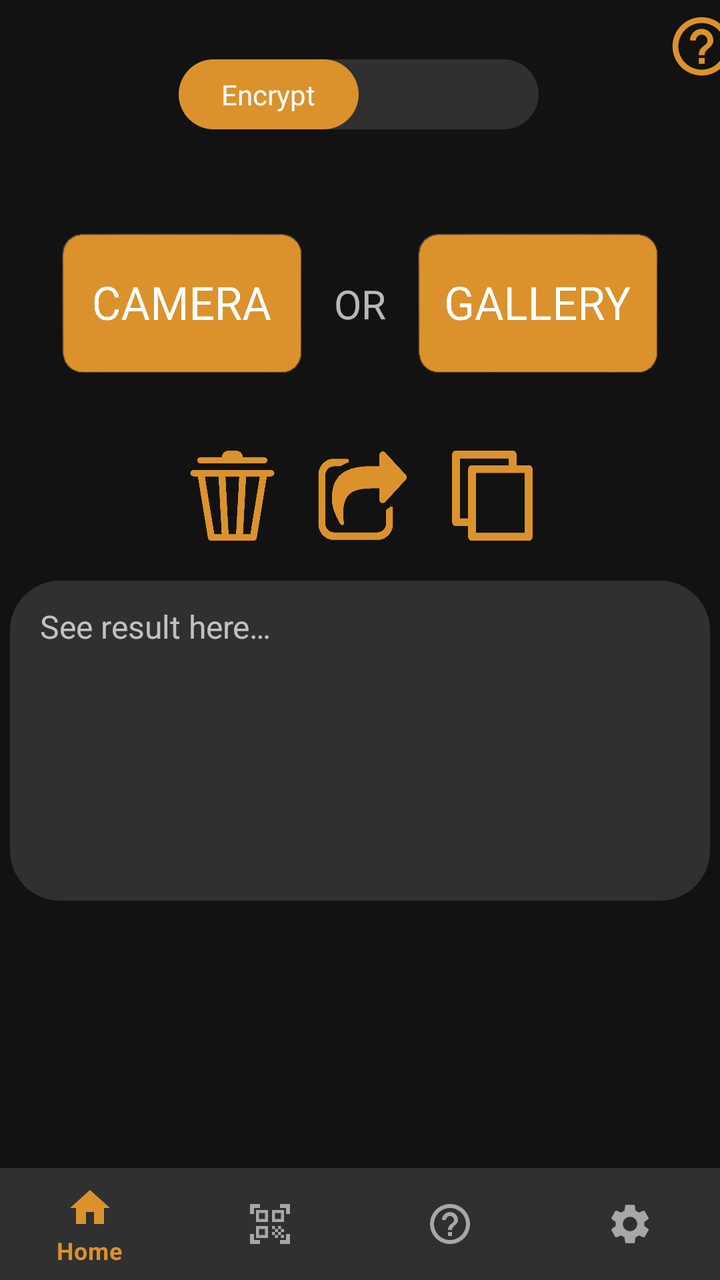
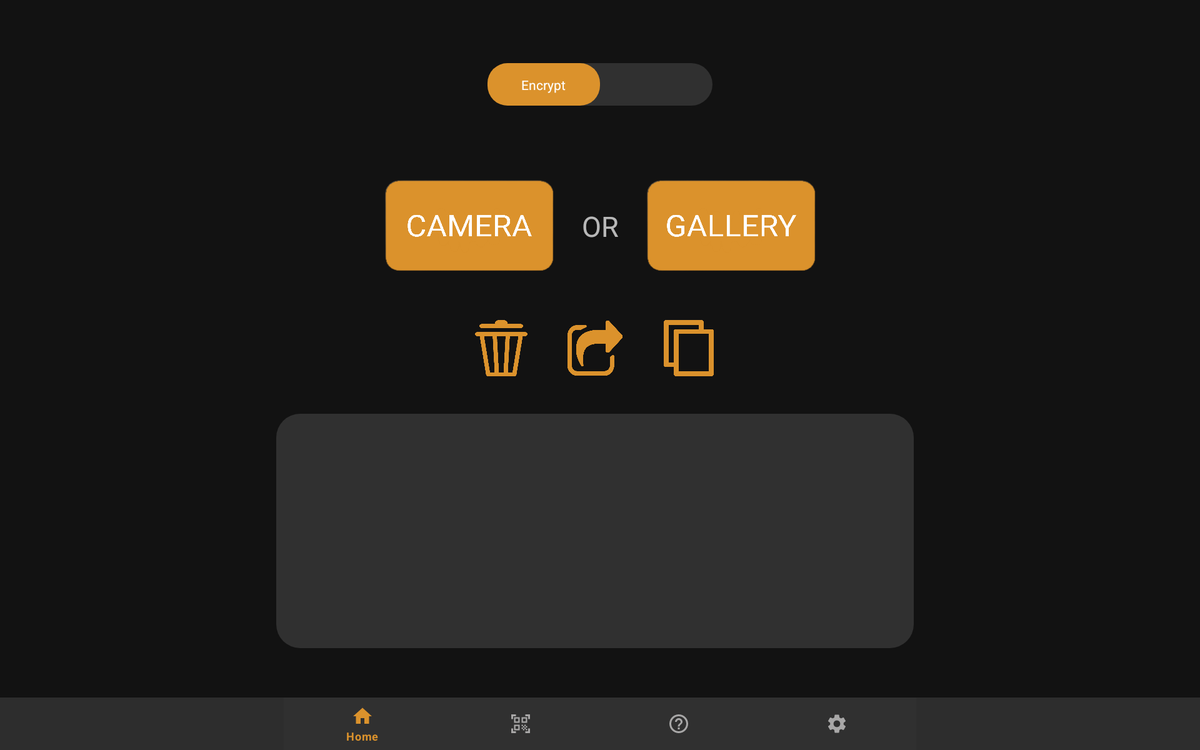

An Android layout and its configuration variant, each rendered on a device that would load it. The default file and the variant file are quoted in full after the pictures.
<!-- AndroidManifest.xml: application theme Orange_Theme -->
<!-- res/layout/activity_qractivity_decrypt.xml -->
<?xml version="1.0" encoding="utf-8"?>
<RelativeLayout xmlns:android="http://schemas.android.com/apk/res/android"
    xmlns:app="http://schemas.android.com/apk/res-auto"
    xmlns:tools="http://schemas.android.com/tools"
    android:layout_width="match_parent"
    android:layout_height="match_parent"
    tools:context=".QR_Activity_Encrypt">
    <androidx.constraintlayout.widget.ConstraintLayout
        android:layout_width="match_parent"
        android:layout_height="match_parent">


        <androidx.appcompat.widget.SwitchCompat
            android:id="@+id/switch_decrypt"
            android:layout_width="180dp"
            android:layout_height="35dp"
            android:textOff="@string/switch_1"
            android:textOn="@string/switch_2"
            android:thumb="@drawable/thumb_1_orange"
            app:layout_constraintBottom_toBottomOf="parent"
            app:layout_constraintEnd_toEndOf="parent"
            app:layout_constraintHorizontal_bias="0.497"
            app:layout_constraintStart_toStartOf="parent"
            app:layout_constraintTop_toTopOf="parent"
            app:layout_constraintVertical_bias="0.049"
            app:showText="true"
            app:track="@drawable/switch_track" />


        <ImageView
            android:id="@+id/help_btn"
            android:layout_width="35dp"
            android:layout_height="35dp"
            android:layout_marginStart="64dp"
            android:layout_marginBottom="24dp"
            android:background="@drawable/help_menu_icon"
            android:onClick="openPopUpWindow"
            app:layout_constraintBottom_toBottomOf="@+id/switch_decrypt"
            app:layout_constraintStart_toEndOf="@+id/switch_decrypt" />

        <ImageView
            android:id="@+id/camera_btn"
            android:layout_width="120dp"
            android:layout_height="70dp"
            android:layout_marginTop="52dp"
            android:layout_marginEnd="16dp"
            android:background="@drawable/camera_btn_orange"
            app:layout_constraintEnd_toStartOf="@+id/textView"
            app:layout_constraintTop_toBottomOf="@+id/switch_decrypt" />

        <ImageView
            android:id="@+id/delete_btn"
            android:layout_width="45dp"
            android:layout_height="45dp"
            android:layout_marginEnd="20dp"
            android:background="@drawable/delete_btn_orange"
            app:layout_constraintEnd_toStartOf="@+id/share_btn"
            app:layout_constraintTop_toTopOf="@+id/share_btn" />

        <ImageView
            android:id="@+id/share_btn"
            android:layout_width="45dp"
            android:layout_height="45dp"
            android:layout_marginStart="18dp"
            android:layout_marginTop="60dp"
            android:background="@drawable/share_btn_orange"
            app:layout_constraintEnd_toEndOf="parent"
            app:layout_constraintHorizontal_bias="0.474"
            app:layout_constraintStart_toStartOf="parent"
            app:layout_constraintTop_toBottomOf="@+id/textView" />

        <ImageView
            android:id="@+id/copy_btn"
            android:layout_width="45dp"
            android:layout_height="45dp"
            android:layout_marginStart="20dp"
            android:background="@drawable/copy_orange"
            app:layout_constraintStart_toEndOf="@+id/share_btn"
            app:layout_constraintTop_toTopOf="@+id/share_btn" />

        <ImageView
            android:id="@+id/gallery_btn"
            android:layout_width="120dp"
            android:layout_height="70dp"
            android:layout_marginStart="16dp"
            android:layout_marginTop="52dp"
            android:background="@drawable/gallery_btn_orange"
            app:layout_constraintStart_toEndOf="@+id/textView"
            app:layout_constraintTop_toBottomOf="@+id/switch_decrypt" />

        <TextView
            android:id="@+id/result_textview"
            android:layout_width="350dp"
            android:layout_height="160dp"
            android:layout_marginTop="20dp"
            android:background="@drawable/input_text_xml"
            android:hint="@string/see_here"
            android:paddingStart="15dp"
            android:paddingTop="12dp"
            android:paddingEnd="15dp"
            android:paddingBottom="10dp"
            android:scrollbars="vertical"
            android:textColor="@color/white"
            android:textSize="16sp"
            app:layout_constraintEnd_toEndOf="parent"
            app:layout_constraintHorizontal_bias="0.491"
            app:layout_constraintStart_toStartOf="parent"
            app:layout_constraintTop_toBottomOf="@+id/share_btn" />

        <TextView
            android:id="@+id/textView"
            android:layout_width="wrap_content"
            android:layout_height="wrap_content"
            android:text="OR"
            android:textSize="20sp"
            app:layout_constraintBottom_toBottomOf="@+id/camera_btn"
            app:layout_constraintEnd_toEndOf="parent"
            app:layout_constraintStart_toStartOf="parent"
            app:layout_constraintTop_toTopOf="@+id/camera_btn" />


    </androidx.constraintlayout.widget.ConstraintLayout>
    <com.google.android.material.bottomnavigation.BottomNavigationView
        android:layout_width="match_parent"
        android:layout_height="wrap_content"
        android:id="@+id/bottom_navigation"
        app:itemBackground="@color/primary_gray_dark"
        app:itemTextColor="@drawable/menu_orange"
        app:itemIconTint="@drawable/menu_orange"
        app:menu="@menu/menu"
        android:layout_alignParentBottom="true"
        />
</RelativeLayout>
<!-- resources referenced by this layout -->
<resources>
  <color name="primary_gray_dark">#303030</color>
  <color name="white">#FFFFFFFF</color>
  <!-- drawable camera_btn_orange (drawable) -->
  <?xml version="1.0" encoding="utf-8"?>
  <selector xmlns:android="http://schemas.android.com/apk/res/android">
      <item android:drawable="@drawable/camera_orange_pressed"
          android:state_pressed="true"/>
  
      <item android:drawable="@drawable/camera_orange"/>
  </selector>
  <!-- drawable delete_btn_orange (drawable) -->
  <?xml version="1.0" encoding="utf-8"?>
  <selector xmlns:android="http://schemas.android.com/apk/res/android">
      <item android:drawable="@drawable/delete_orange_pressed"
          android:state_pressed="true"/>
  
      <item android:drawable="@drawable/delete_orange"/>
  </selector>
  <!-- drawable gallery_btn_orange (drawable) -->
  <?xml version="1.0" encoding="utf-8"?>
  <selector xmlns:android="http://schemas.android.com/apk/res/android">
      <item android:drawable="@drawable/gallery_orange_pressed"
          android:state_pressed="true"/>
  
      <item android:drawable="@drawable/gallery_orange"/>
  </selector>
  <!-- drawable help_menu_icon (drawable) -->
  <vector android:autoMirrored="true" android:height="24dp"
      android:tint="#DB922C" android:viewportHeight="24"
      android:viewportWidth="24" android:width="24dp" xmlns:android="http://schemas.android.com/apk/res/android">
      <path android:fillColor="@android:color/white" android:pathData="M11,18h2v-2h-2v2zM12,2C6.48,2 2,6.48 2,12s4.48,10 10,10 10,-4.48 10,-10S17.52,2 12,2zM12,20c-4.41,0 -8,-3.59 -8,-8s3.59,-8 8,-8 8,3.59 8,8 -3.59,8 -8,8zM12,6c-2.21,0 -4,1.79 -4,4h2c0,-1.1 0.9,-2 2,-2s2,0.9 2,2c0,2 -3,1.75 -3,5h2c0,-2.25 3,-2.5 3,-5 0,-2.21 -1.79,-4 -4,-4z"/>
  </vector>
  <!-- drawable input_text_xml (drawable-v24) -->
  <?xml version="1.0" encoding="utf-8"?>
  <shape xmlns:android="http://schemas.android.com/apk/res/android" android:shape="rectangle">
  
      <solid android:color="@color/primary_gray_dark"/>
      <corners android:radius="25dp"/>
  
  </shape>
  <!-- drawable menu_orange (drawable) -->
  <?xml version="1.0" encoding="utf-8"?>
  <selector xmlns:android="http://schemas.android.com/apk/res/android">
  
      <item
          android:state_checked="true"
          android:color="@color/primary_orange"/>
  
      <item
          android:state_pressed="false"
          android:color="@color/primary_gray_light"/>
  
  </selector>
  <!-- drawable share_btn_orange (drawable) -->
  <?xml version="1.0" encoding="utf-8"?>
  <selector xmlns:android="http://schemas.android.com/apk/res/android">
      <item android:drawable="@drawable/share_orange_pressed"
          android:state_pressed="true"/>
  
      <item android:drawable="@drawable/share_orange"/>
  </selector>
  <!-- drawable switch_track (drawable-sw720dp) -->
  <?xml version="1.0" encoding="utf-8"?>
  <shape xmlns:android="http://schemas.android.com/apk/res/android" android:shape="rectangle">
  
      <solid android:color="@color/primary_gray_dark"/>
      <size android:height="45dp"/>
      <corners android:radius="45dp" />
  
  </shape>
  <string name="see_here">See result here…</string>
  <string name="switch_1">Encrypt</string>
  <string name="switch_2">Decrypt</string>
  <color name="primary_orange">     #db922c</color>
  <color name="primary_gray_light">#a8a7a7</color>
  <color name="primary_orange_dark">#ad5803</color>
  <color name="black">#FF000000</color>
  <color name="primary_black">#0d0d0d</color>
</resources>
<!-- res/layout-sw720dp/activity_qractivity_decrypt.xml (the repository's variant of the layout above) -->
<!-- drawn on a large tablet held sideways -->
<?xml version="1.0" encoding="utf-8"?>
<RelativeLayout xmlns:android="http://schemas.android.com/apk/res/android"
    xmlns:app="http://schemas.android.com/apk/res-auto"
    xmlns:tools="http://schemas.android.com/tools"
    android:layout_width="match_parent"
    android:layout_height="match_parent"
    tools:context=".QRActivity">
    <androidx.constraintlayout.widget.ConstraintLayout
        android:layout_width="match_parent"
        android:layout_height="match_parent">


        <androidx.appcompat.widget.SwitchCompat
            android:id="@+id/switch_decrypt"
            android:layout_width="240dp"
            android:layout_height="60dp"
            android:layout_marginTop="60dp"
            android:textOff="@string/switch_1"
            android:textOn="@string/switch_2"
            android:thumb="@drawable/thumb_1_orange"
            app:layout_constraintEnd_toEndOf="parent"
            app:layout_constraintStart_toStartOf="parent"
            app:layout_constraintTop_toTopOf="parent"
            app:showText="true"
            app:track="@drawable/switch_track" />


        <ImageView
            android:id="@+id/camera_btn"
            android:layout_width="180dp"
            android:layout_height="97dp"
            android:layout_marginTop="72dp"
            android:layout_marginRight="30dp"
            android:background="@drawable/camera_btn_orange"
            app:layout_constraintEnd_toStartOf="@+id/textView"
            app:layout_constraintTop_toBottomOf="@+id/switch_decrypt" />

        <ImageView
            android:id="@+id/delete_btn"
            android:layout_width="60dp"
            android:layout_height="60dp"
            android:layout_marginEnd="40dp"
            android:background="@drawable/delete_btn_orange"
            app:layout_constraintEnd_toStartOf="@+id/share_btn"
            app:layout_constraintTop_toTopOf="@+id/share_btn" />

        <ImageView
            android:id="@+id/share_btn"
            android:layout_width="60dp"
            android:layout_height="60dp"
            android:layout_marginStart="18dp"
            android:layout_marginTop="80dp"
            android:background="@drawable/share_btn_orange"
            app:layout_constraintEnd_toEndOf="parent"
            app:layout_constraintHorizontal_bias="0.488"
            app:layout_constraintStart_toStartOf="parent"
            app:layout_constraintTop_toBottomOf="@+id/textView" />

        <ImageView
            android:id="@+id/copy_btn"
            android:layout_width="60dp"
            android:layout_height="60dp"
            android:layout_marginStart="40dp"
            android:background="@drawable/copy_orange"
            app:layout_constraintStart_toEndOf="@+id/share_btn"
            app:layout_constraintTop_toTopOf="@+id/share_btn" />

        <ImageView
            android:id="@+id/gallery_btn"
            android:layout_width="180dp"
            android:layout_height="97dp"
            android:layout_marginStart="30dp"
            android:background="@drawable/gallery_btn_orange"
            app:layout_constraintStart_toEndOf="@+id/textView"
            app:layout_constraintTop_toTopOf="@+id/camera_btn" />

        <TextView
            android:id="@+id/result_textview"
            android:layout_width="680dp"
            android:layout_height="250dp"
            android:layout_marginTop="40dp"
            android:background="@drawable/input_text_xml"
            android:paddingStart="15dp"
            android:paddingTop="12dp"
            android:paddingEnd="15dp"
            android:paddingBottom="10dp"
            android:scrollbars="vertical"
            android:textColor="@color/white"
            android:textSize="16sp"
            app:layout_constraintEnd_toEndOf="parent"
            app:layout_constraintHorizontal_bias="0.491"
            app:layout_constraintStart_toStartOf="parent"
            app:layout_constraintTop_toBottomOf="@+id/share_btn" />

        <TextView
            android:id="@+id/textView"
            android:layout_width="wrap_content"
            android:layout_height="wrap_content"
            android:text="OR"
            android:textSize="30sp"
            app:layout_constraintBottom_toBottomOf="@+id/camera_btn"
            app:layout_constraintEnd_toEndOf="parent"
            app:layout_constraintStart_toStartOf="parent"
            app:layout_constraintTop_toTopOf="@+id/camera_btn" />


    </androidx.constraintlayout.widget.ConstraintLayout>
    <com.google.android.material.bottomnavigation.BottomNavigationView
        android:layout_width="match_parent"
        android:layout_height="wrap_content"
        android:id="@+id/bottom_navigation"
        app:itemBackground="@color/primary_gray_dark"
        app:itemTextColor="@drawable/menu_orange"
        app:itemIconTint="@drawable/menu_orange"
        app:menu="@menu/menu"
        android:layout_alignParentBottom="true"
        />
</RelativeLayout>
<!-- resources referenced by the variant -->
<!-- as a large tablet held sideways resolves them -->
<resources>
  <color name="primary_gray_dark">#303030</color>
  <color name="white">#FFFFFFFF</color>
  <!-- drawable camera_btn_orange (drawable) -->
  <?xml version="1.0" encoding="utf-8"?>
  <selector xmlns:android="http://schemas.android.com/apk/res/android">
      <item android:drawable="@drawable/camera_orange_pressed"
          android:state_pressed="true"/>
  
      <item android:drawable="@drawable/camera_orange"/>
  </selector>
  <!-- drawable delete_btn_orange (drawable) -->
  <?xml version="1.0" encoding="utf-8"?>
  <selector xmlns:android="http://schemas.android.com/apk/res/android">
      <item android:drawable="@drawable/delete_orange_pressed"
          android:state_pressed="true"/>
  
      <item android:drawable="@drawable/delete_orange"/>
  </selector>
  <!-- drawable gallery_btn_orange (drawable) -->
  <?xml version="1.0" encoding="utf-8"?>
  <selector xmlns:android="http://schemas.android.com/apk/res/android">
      <item android:drawable="@drawable/gallery_orange_pressed"
          android:state_pressed="true"/>
  
      <item android:drawable="@drawable/gallery_orange"/>
  </selector>
  <!-- drawable input_text_xml (drawable-v24) -->
  <?xml version="1.0" encoding="utf-8"?>
  <shape xmlns:android="http://schemas.android.com/apk/res/android" android:shape="rectangle">
  
      <solid android:color="@color/primary_gray_dark"/>
      <corners android:radius="25dp"/>
  
  </shape>
  <!-- drawable menu_orange (drawable) -->
  <?xml version="1.0" encoding="utf-8"?>
  <selector xmlns:android="http://schemas.android.com/apk/res/android">
  
      <item
          android:state_checked="true"
          android:color="@color/primary_orange"/>
  
      <item
          android:state_pressed="false"
          android:color="@color/primary_gray_light"/>
  
  </selector>
  <!-- drawable share_btn_orange (drawable) -->
  <?xml version="1.0" encoding="utf-8"?>
  <selector xmlns:android="http://schemas.android.com/apk/res/android">
      <item android:drawable="@drawable/share_orange_pressed"
          android:state_pressed="true"/>
  
      <item android:drawable="@drawable/share_orange"/>
  </selector>
  <!-- drawable switch_track (drawable-sw720dp) -->
  <?xml version="1.0" encoding="utf-8"?>
  <shape xmlns:android="http://schemas.android.com/apk/res/android" android:shape="rectangle">
  
      <solid android:color="@color/primary_gray_dark"/>
      <size android:height="45dp"/>
      <corners android:radius="45dp" />
  
  </shape>
  <string name="switch_1">Encrypt</string>
  <string name="switch_2">Decrypt</string>
  <style name="Orange_Theme" parent="Theme.MaterialComponents.NoActionBar">
          <item name="android:navigationBarColor">@color/black</item>
          
          <item name="colorPrimary">@color/primary_orange</item>
          <item name="colorPrimaryVariant">@color/primary_orange_dark</item>
          <item name="colorOnPrimary">@color/primary_black</item>
          
          <item name="colorSecondary">@color/primary_orange</item>
          <item name="colorSecondaryVariant">@color/primary_orange_dark</item>
          <item name="colorOnSecondary">@color/primary_black</item>
          
          <item name="android:statusBarColor">@color/primary_black</item>
          
      </style>
  <color name="primary_orange">     #db922c</color>
  <color name="primary_gray_light">#a8a7a7</color>
  <color name="primary_orange_dark">#ad5803</color>
  <color name="black">#FF000000</color>
  <color name="primary_black">#0d0d0d</color>
</resources>
